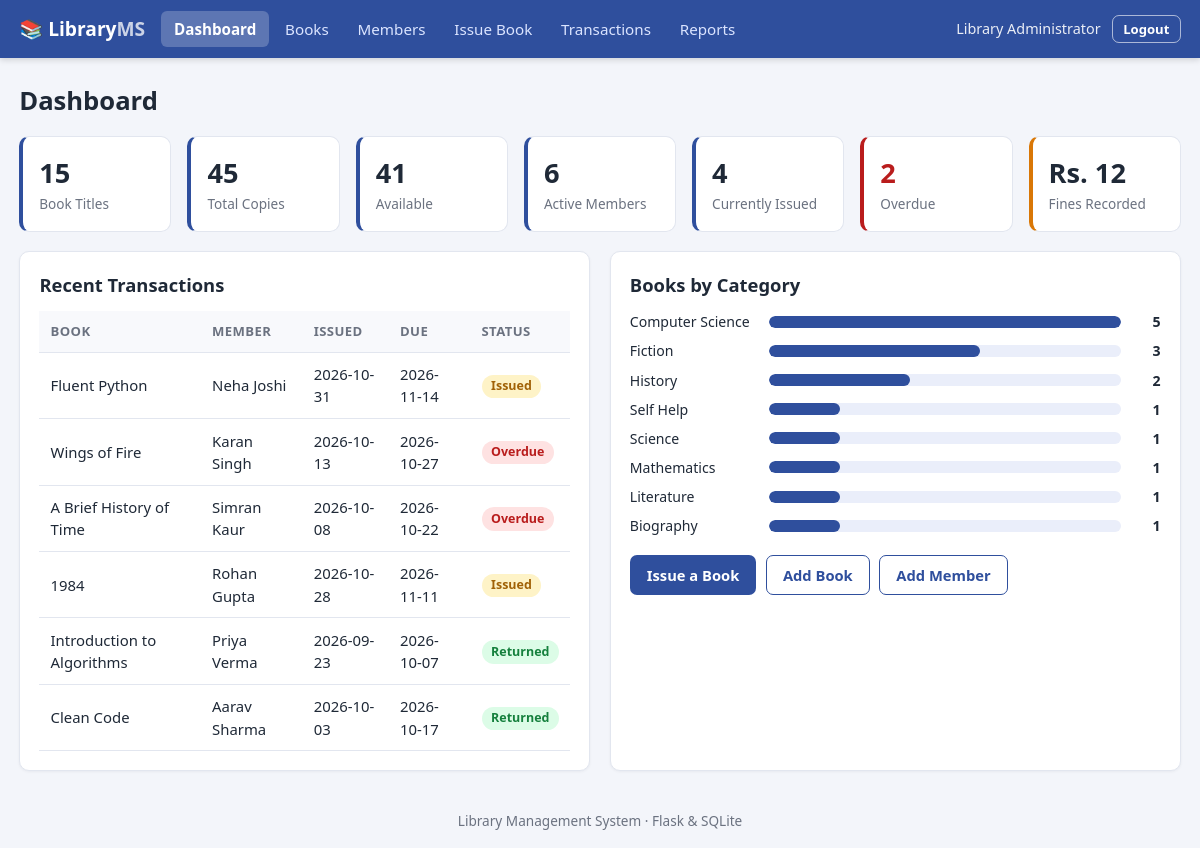
The page / (signed in) on the database its author committed.
### tables this page shows
CREATE TABLE issues (
    id          INTEGER PRIMARY KEY AUTOINCREMENT,
    book_id     INTEGER NOT NULL REFERENCES books(id),
    member_id   INTEGER NOT NULL REFERENCES members(id),
    issue_date  TEXT NOT NULL,
    due_date    TEXT NOT NULL,
    return_date TEXT,
    fine        INTEGER NOT NULL DEFAULT 0,
    status      TEXT NOT NULL DEFAULT 'issued' CHECK (status IN ('issued', 'returned'))
);

CREATE TABLE books (
    id               INTEGER PRIMARY KEY AUTOINCREMENT,
    isbn             TEXT NOT NULL UNIQUE,
    title            TEXT NOT NULL,
    author           TEXT NOT NULL,
    publisher        TEXT,
    year             INTEGER,
    category_id      INTEGER REFERENCES categories(id) ON DELETE SET NULL,
    total_copies     INTEGER NOT NULL DEFAULT 1 CHECK (total_copies >= 0),
    available_copies INTEGER NOT NULL DEFAULT 1 CHECK (available_copies >= 0)
);

CREATE TABLE members (
    id        INTEGER PRIMARY KEY AUTOINCREMENT,
    name      TEXT NOT NULL,
    email     TEXT NOT NULL UNIQUE,
    phone     TEXT,
    address   TEXT,
    join_date TEXT NOT NULL,
    status    TEXT NOT NULL DEFAULT 'active' CHECK (status IN ('active', 'inactive'))
);

### app.py (the view)
@app.route("/")
@login_required
def dashboard():
    conn = get_conn()
    recent = conn.execute(
        """SELECT i.id, b.title, m.name AS member, i.issue_date, i.due_date, i.status
           FROM issues i JOIN books b ON b.id = i.book_id JOIN members m ON m.id = i.member_id
           ORDER BY i.id DESC LIMIT 8"""
    ).fetchall()
    by_cat = conn.execute(
        """SELECT COALESCE(c.name, 'Uncategorised') AS name, COUNT(b.id) AS n
           FROM books b LEFT JOIN categories c ON c.id = b.category_id
           GROUP BY name ORDER BY n DESC"""
    ).fetchall()
    return render_template("dashboard.html", stats=dashboard_stats(), recent=recent, by_cat=by_cat)

### app.py (called while the page is built)
def get_conn():
    if "conn" not in g:
        g.conn = db.get_db()
    return g.conn

@app.teardown_appcontext
def close_conn(_exc):
    conn = g.pop("conn", None)
    if conn is not None:
        conn.close()

def login_required(view):
    @wraps(view)
    def wrapped(*args, **kwargs):
        if "user_id" not in session:
            return redirect(url_for("login", next=request.path))
        return view(*args, **kwargs)
    return wrapped

def csrf_token():
    if "_csrf" not in session:
        session["_csrf"] = secrets.token_hex(16)
    return session["_csrf"]

@app.before_request
def protect_post():
    if request.method == "POST":
        sent = request.form.get("_csrf") or request.headers.get("X-CSRF-Token")
        if not sent or sent != session.get("_csrf"):
            abort(400, "Invalid or missing CSRF token. Please reload the page and try again.")

@app.context_processor
def inject_globals():
    return {"today": date.today().isoformat(), "loan_days": db.LOAN_DAYS,
            "fine_per_day": db.FINE_PER_DAY}

def dashboard_stats():
    conn = get_conn()
    today_s = date.today().isoformat()
    return {
        "total_books": conn.execute("SELECT COALESCE(SUM(total_copies),0) FROM books").fetchone()[0],
        "titles": conn.execute("SELECT COUNT(*) FROM books").fetchone()[0],
        "available": conn.execute("SELECT COALESCE(SUM(available_copies),0) FROM books").fetchone()[0],
        "members": conn.execute("SELECT COUNT(*) FROM members WHERE status='active'").fetchone()[0],
        "issued": conn.execute("SELECT COUNT(*) FROM issues WHERE status='issued'").fetchone()[0],
        "overdue": conn.execute(
            "SELECT COUNT(*) FROM issues WHERE status='issued' AND due_date < ?", (today_s,)
        ).fetchone()[0],
        "fines": conn.execute("SELECT COALESCE(SUM(fine),0) FROM issues").fetchone()[0],
    }

### database.py (called while the page is built)
def get_db():
    conn = sqlite3.connect(DB_PATH)
    conn.row_factory = sqlite3.Row
    conn.execute("PRAGMA foreign_keys = ON")
    return conn

### Library_Management_System/templates/dashboard.html (shortened to what this page needs)
{% extends "base.html" %}
{% block content %}
<h1>Dashboard</h1>
<section class="stats" id="stats">
  <div class="stat"><span class="stat-num" data-stat="titles">{{ stats.titles }}</span><span class="stat-label">Book Titles</span></div>
  <div class="stat"><span class="stat-num" data-stat="total_books">{{ stats.total_books }}</span><span class="stat-label">Total Copies</span></div>
  <div class="stat"><span class="stat-num" data-stat="available">{{ stats.available }}</span><span class="stat-label">Available</span></div>
  <div class="stat"><span class="stat-num" data-stat="members">{{ stats.members }}</span><span class="stat-label">Active Members</span></div>
  <div class="stat"><span class="stat-num" data-stat="issued">{{ stats.issued }}</span><span class="stat-label">Currently Issued</span></div>
  <div class="stat stat-danger"><span class="stat-num" data-stat="overdue">{{ stats.overdue }}</span><span class="stat-label">Overdue</span></div>
  <div class="stat stat-warn"><span class="stat-num">Rs. <span data-stat="fines">{{ stats.fines }}</span></span><span class="stat-label">Fines Recorded</span></div>
</section>
<div class="grid-2">
  <section class="card">
    <h2>Recent Transactions</h2>
    <div class="table-wrap">
    <table>
      <thead><tr><th>Book</th><th>Member</th><th>Issued</th><th>Due</th><th>Status</th></tr></thead>
      <tbody>
      {% for r in recent %}
        <tr>
          <td>{{ r.title }}</td><td>{{ r.member }}</td><td>{{ r.issue_date }}</td><td>{{ r.due_date }}</td>
          <td><span class="badge badge-{{ 'ok' if r.status == 'returned' else ('danger' if r.due_date < today else 'warn') }}">
            {{ 'Returned' if r.status == 'returned' else ('Overdue' if r.due_date < today else 'Issued') }}</span></td>
        </tr>
      {% else %}
        <tr><td colspan="5" class="empty">No transactions yet.</td></tr>
      {% endfor %}
      </tbody>
    </table>
    </div>
  </section>
  <section class="card">
    <h2>Books by Category</h2>
    {% set maxn = (by_cat | map(attribute='n') | max) if by_cat else 1 %}
    {% for c in by_cat %}
      <div class="bar-row">
        <span class="bar-label">{{ c.name }}</span>
        <div class="bar"><div class="bar-fill" style="width: {{ (c.n / maxn * 100) | round(0) }}%"></div></div>
        <span class="bar-value">{{ c.n }}</span>
      </div>
    {% else %}
      <p class="empty">No books yet.</p>
    {% endfor %}
    <div class="quick">
      <a class="btn btn-primary" href="{{ url_for('issue_book') }}">Issue a Book</a>
      <a class="btn btn-outline" href="{{ url_for('add_book') }}">Add Book</a>
      <a class="btn btn-outline" href="{{ url_for('add_member') }}">Add Member</a>
    </div>
  </section>
</div>
{% endblock %}

### Library_Management_System/templates/base.html (shortened to what this page needs)
<!DOCTYPE html>
<html lang="en">
<head>
  <link rel="stylesheet" href="{{ url_for('static', filename='css/style.css') }}">
</head>
<body>
{% if session.user_id %}
<header class="topbar">
  <div class="brand">&#128218; Library<span>MS</span></div>
  <nav id="mainNav">
    <a href="{{ url_for('dashboard') }}" class="{{ 'active' if request.endpoint == 'dashboard' }}">Dashboard</a>
    <a href="{{ url_for('books') }}" class="{{ 'active' if request.endpoint in ('books','add_book','edit_book') }}">Books</a>
    <a href="{{ url_for('members') }}" class="{{ 'active' if request.endpoint in ('members','add_member','edit_member') }}">Members</a>
    <a href="{{ url_for('issue_book') }}" class="{{ 'active' if request.endpoint == 'issue_book' }}">Issue Book</a>
    <a href="{{ url_for('issues') }}" class="{{ 'active' if request.endpoint == 'issues' }}">Transactions</a>
    <a href="{{ url_for('reports') }}" class="{{ 'active' if request.endpoint == 'reports' }}">Reports</a>
  </nav>
  <form method="post" action="{{ url_for('logout') }}" class="logout-form">
    <span class="user">{{ session.full_name }}</span>
    <button type="submit" class="btn btn-small btn-outline">Logout</button>
  </form>
</header>
{% endif %}
<main class="container">
  {% block content %}{% endblock %}
</main>
<footer class="footer">Library Management System &middot; Flask &amp; SQLite</footer>
</body>
</html>

### Library_Management_System/static/css/style.css (style rules this page uses)
:root { --primary: #2f4f9d; --primary-dark: #223a77; --bg: #f3f5fa; --card: #ffffff; --text: #1f2937; --muted: #6b7280; --border: #e2e6ef; --ok: #15803d; --ok-bg: #dcfce7; --warn: #a16207; --warn-bg: #fef3c7; --danger: #b91c1c; --danger-bg: #fee2e2; --info-bg: #dbeafe; --info: #1d4ed8; }
* { box-sizing: border-box; }
body { margin: 0; font-family: "Segoe UI", system-ui, -apple-system, Roboto, Arial, sans-serif; background: var(--bg); color: var(--text); line-height: 1.5; min-height: 100vh; display: flex; flex-direction: column; }
h1 { font-size: 1.6rem; margin: 0 0 1rem; }
h2 { font-size: 1.15rem; margin: 0 0 .8rem; }
a { color: var(--primary); }
.topbar { display: flex; align-items: center; gap: 1rem; flex-wrap: wrap; background: var(--primary); color: #fff; padding: .7rem 1.2rem; position: sticky; top: 0; z-index: 10; box-shadow: 0 2px 6px rgba(0,0,0,.15); }
.brand { font-weight: 700; font-size: 1.2rem; }
.brand span { opacity: .75; }
.topbar nav { display: flex; gap: .2rem; flex: 1; flex-wrap: wrap; }
.topbar nav a { color: #dbe4ff; text-decoration: none; padding: .4rem .8rem; border-radius: 6px; font-size: .95rem; }
.topbar nav a.active { background: rgba(255,255,255,.22); color: #fff; font-weight: 600; }
.logout-form { display: flex; align-items: center; gap: .7rem; margin: 0; }
.user { font-size: .9rem; opacity: .9; }
.container { width: 100%; max-width: 1200px; margin: 0 auto; padding: 1.5rem 1.2rem; flex: 1; }
.footer { text-align: center; color: var(--muted); font-size: .85rem; padding: 1rem; }
.grid-2 { display: grid; grid-template-columns: repeat(auto-fit, minmax(340px, 1fr)); gap: 1.2rem; margin-top: 1.2rem; }
.card { background: var(--card); border: 1px solid var(--border); border-radius: 10px; padding: 1.2rem; box-shadow: 0 1px 3px rgba(16,24,40,.05); margin-bottom: 1.2rem; }
.grid-2 .card { margin-bottom: 0; }
.stats { display: grid; grid-template-columns: repeat(auto-fit, minmax(150px, 1fr)); gap: 1rem; margin-bottom: 1.2rem; }
.stat { background: var(--card); border: 1px solid var(--border); border-left: 4px solid var(--primary); border-radius: 10px; padding: 1rem; display: flex; flex-direction: column; }
.stat-num { font-size: 1.7rem; font-weight: 700; }
.stat-label { color: var(--muted); font-size: .85rem; }
.stat-danger { border-left-color: var(--danger); }
.stat-danger .stat-num { color: var(--danger); }
.stat-warn { border-left-color: #d97706; }
.table-wrap { overflow-x: auto; }
table { width: 100%; border-collapse: collapse; font-size: .93rem; }
th, td { text-align: left; padding: .65rem .7rem; border-bottom: 1px solid var(--border); vertical-align: middle; }
th { background: #f8f9fc; font-weight: 600; font-size: .82rem; text-transform: uppercase; letter-spacing: .03em; color: var(--muted); }
.badge { display: inline-block; padding: .15rem .6rem; border-radius: 999px; font-size: .78rem; font-weight: 600; }
.badge-ok { background: var(--ok-bg); color: var(--ok); }
.badge-warn { background: var(--warn-bg); color: var(--warn); }
.badge-danger { background: var(--danger-bg); color: var(--danger); }
.btn { display: inline-block; padding: .5rem 1rem; border-radius: 7px; border: 1px solid transparent; font-size: .92rem; font-weight: 600; cursor: pointer; text-decoration: none; font-family: inherit; }
.btn-primary { background: var(--primary); color: #fff; }
.btn-outline { background: #fff; color: var(--primary); border-color: var(--primary); }
.topbar .btn-outline { background: transparent; color: #fff; border-color: rgba(255,255,255,.6); }
.btn-small { padding: .25rem .65rem; font-size: .82rem; }
.bar-row { display: grid; grid-template-columns: 130px 1fr 30px; gap: .6rem; align-items: center; margin-bottom: .5rem; font-size: .88rem; }
.bar { background: #eaeefa; height: 12px; border-radius: 6px; overflow: hidden; }
.bar-fill { background: var(--primary); height: 100%; border-radius: 6px; }
.bar-value { text-align: right; font-weight: 600; }
.quick { display: flex; gap: .6rem; flex-wrap: wrap; margin-top: 1.2rem; }

### rows shown on the page
issues: title "Fluent Python", member "Neha Joshi", issue_date "2026-10-31", due_date "2026-11-14", status+due_date "Issued"
issues: title "Wings of Fire", member "Karan Singh", issue_date "2026-10-13", due_date "2026-10-27", status+due_date "Overdue"
issues: title "A Brief History of Time", member "Simran Kaur", issue_date "2026-10-08", due_date "2026-10-22", status+due_date "Overdue"
issues: title "1984", member "Rohan Gupta", issue_date "2026-10-28", due_date "2026-11-11", status+due_date "Issued"
issues: title "Introduction to Algorithms", member "Priya Verma", issue_date "2026-09-23", due_date "2026-10-07", status "Returned"
issues: title "Clean Code", member "Aarav Sharma", issue_date "2026-10-03", due_date "2026-10-17", status "Returned"

### other values the page prints
{{ session.full_name }} "Library Administrator"
{{ stats.titles }} "15"
{{ stats.total_books }} "45"
{{ stats.available }} "41"
{{ stats.members }} "6"
{{ stats.issued }} "4"
{{ stats.overdue }} "2"
{{ stats.fines }} "12"
{{ c.name }} "Computer Science" "Fiction" "History" "Self Help" "Science" "Mathematics" "Literature" "Biography"
{{ c.n }} "5" "3" "2" "1" "1" "1" "1" "1"
